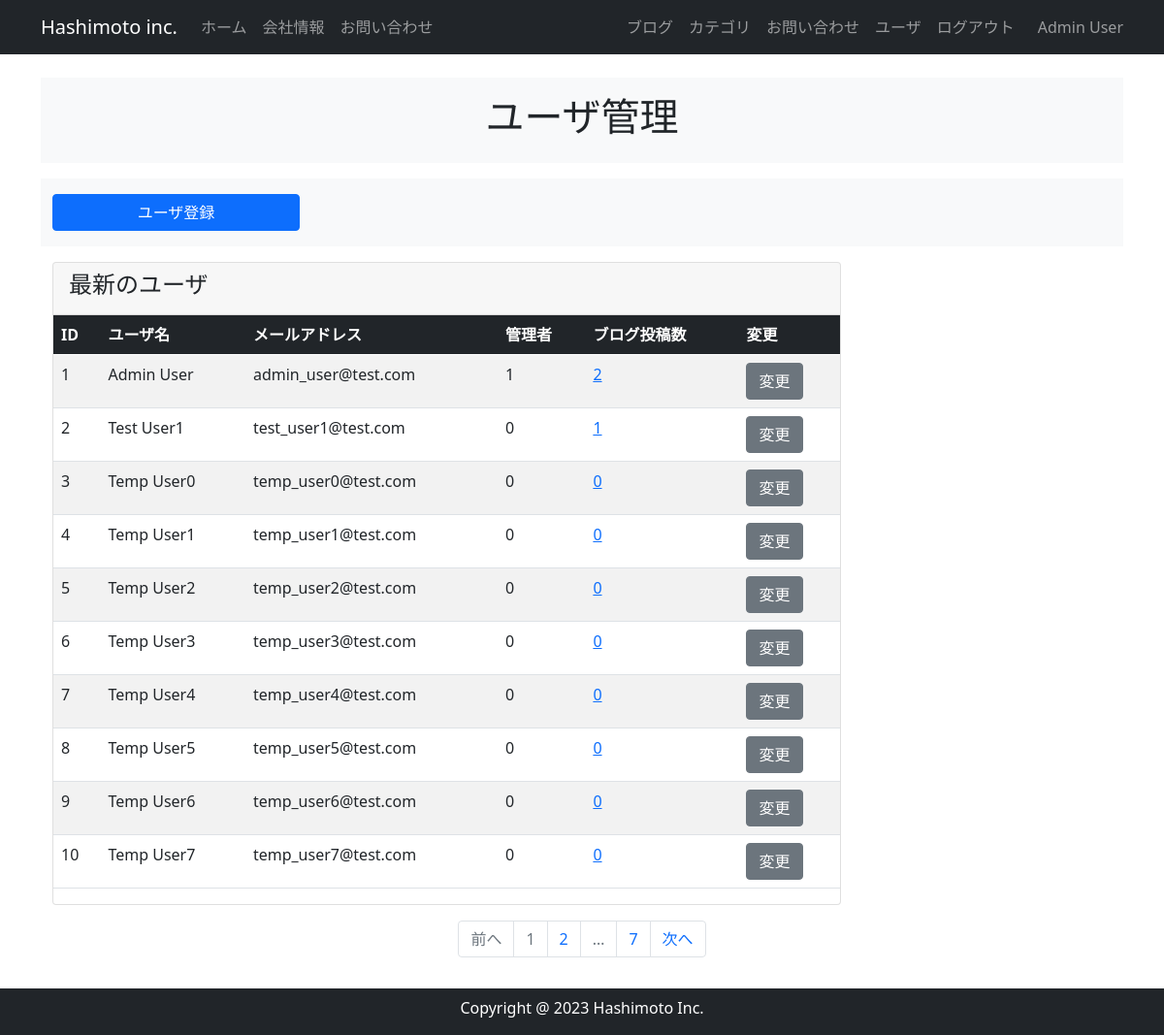
/user_maintenance (signed in), run on the app's committed database.
### company_blog/models.py (models this page shows, shortened)
class User(db.Model, UserMixin):
    __tablename__ = 'users'
    id = db.Column(db.Integer, primary_key = True)
    email = db.Column(db.String(64), unique=True, index=True)
    username = db.Column(db.String(64), unique=True, index=True)
    password_hash = db.Column(db.String(128))
    administrator = db.Column(db.String(1))
    post = db.relationship('BlogPost', backref='author', lazy='dynamic')
    @property
    def password(self):
        raise AttributeError('password is not a readable attribute')
    def is_administrator(self):
        if self.administrator == "1":
            return 1
        else:
            return 0
    def count_posts(self, userid):
        return BlogPost.query.filter_by(user_id=userid).count()

### company_blog/users/views.py (the view)
@users.route('/user_maintenance')
@login_required
def user_maintenance():
    page = request.args.get('page', 1, type=int)
    users = User.query.order_by(User.id).paginate(page=page, per_page=10)
    return render_template('users/user_maintenance.html', users=users)

### company_blog/__init__.py (called while the page is built)
@event.listens_for(Engine, "connect")
def set_sqlite_pragma(dbapi_connection, connection_record):
    cursor = dbapi_connection.cursor()
    cursor.execute("PRAGMA foreign_keys=ON")
    cursor.close()

### company_blog/models.py (called while the page is built)
@login_manager.user_loader
def load_user(user_id):
    return User.query.get(user_id)

### company_blog/templates/users/user_maintenance.html
{% extends "base.html" %}
{% block content %}
    <header id="page-header">
        <div class="container my-3 py-3 bg-light">
            <div class="row">
                <div class="col-md-6 m-auto text-center">
                    <h1>ユーザ管理</h1>
                </div>
            </div>
        </div>
    </header>
    {% if current_user.is_administrator() %}
    <section id="menu">
        <div class="container my-3 py-3 bg-light">
            <div class="row">
                <div class="col-md-3">
                    <a href="{{ url_for('users.register') }}" class="btn btn-primary w-100">
                        ユーザ登録
                    </a>
                </div>
            </div>
        </div>
    </section>
    {% endif %}
    <section id="list">
        <div class="container my-3">
            <div class="row">
                <div class="col-md-9">
                    <div class="card">
                        <div class="card-header">
                            <h4>最新のユーザ</h4>
                        </div>
                        <table class="table table-striped">
                            <thead class="table-dark">
                                <tr>
                                    <th>ID</th>
                                    <th>ユーザ名</th>
                                    <th>メールアドレス</th>
                                    <th>管理者</th>
                                    <th>ブログ投稿数</th>
                                    <th>変更</th>
                                </tr>
                            </thead>
                            <tbody>
                                {% for user in users.items %}
                                <tr>
                                    <td>{{user.id}}</td>
                                    <td>{{ user.username }}</td>
                                    <td>{{ user.email }}</td>
                                    <td>{{ user.administrator }}</td>
                                    <td><a href="{{ url_for('users.user_posts', user_id=user.id) }}">{{ user.count_posts(user.id) }}</a></td>
                                    <td>
                                        {% if current_user.is_administrator() or current_user.id == user.id %}
                                        <a href="{{ url_for('users.account', user_id=user.id) }}" class="btn btn-secondary">変更
                                        </a>
                                        {% endif %}
                                    </td>
                                </tr>
                                {% endfor %}
                            </tbody>
                        </table>
                    </div>
                </div>
            </div>
        </div>
    </section>
    <nav class="my-2" aria-label="Page navigation">
        <ul class="pagination justify-content-center">
          <li {% if users.has_prev %}class="page-item"{% else %}class="page-item disabled"{% endif %}><a class="page-link" href="{% if users.has_prev %}{{ url_for('users.user_maintenance', page=users.prev_num) }}{% else %}#{% endif %}">前へ</a></li>
          {% for page_num in users.iter_pages(left_edge=1, right_edge=1, left_current=1, right_current=2) %}
            {% if page_num %}
                {% if users.page == page_num %}
                    <li class="page-item disabled"><a class="page-link" href="#">{{ page_num }}</a></li>
                {% else %}
                    <li class="page-item"><a class="page-link" href="{{ url_for('users.user_maintenance', page=page_num) }}">{{ page_num }}</a></li>
                {% endif %}
            {% else %}
                <li class="page-item disabled"><a class="page-link" href="#">&hellip;</a></li>
            {% endif %}
          {% endfor %}
          <li {% if users.has_next %}class="page-item"{% else %}class="page-item disabled"{% endif %}><a class="page-link" href="{% if users.has_next %}{{ url_for('users.user_maintenance', page=users.next_num) }}{% else %}#{% endif %}">次へ</a></li>
        </ul>
      </nav>
{% endblock %}

### company_blog/templates/base.html (shortened to what this page needs)
<!DOCTYPE html>
<html lang="en">
<head>
    <link href="https://cdn.jsdelivr.net/npm/bootstrap@5.0.2/dist/css/bootstrap.min.css" rel="stylesheet">
</head>
<body>
    <nav class="navbar navbar-expand-lg navbar-dark bg-dark fixed-top">
        <div class="container">
          <a class="navbar-brand" href="{{ url_for('main.index') }}">Hashimoto inc.</a>
          <div class="collapse navbar-collapse" id="navbarSupportedContent">
            <ul class="navbar-nav">
              <li class="nav-item">
                <a class="nav-link" href="{{ url_for('main.index') }}">ホーム</a>
              </li>
              <li class="nav-item">
                <a class="nav-link" href="#">会社情報</a>
              </li>
              <li class="nav-item">
                <a class="nav-link" href="#">お問い合わせ</a>
              </li>
            </ul>
            <ul class="navbar-nav ms-auto">
                <li class="nav-item">
                  <a class="nav-link" href="{{ url_for('main.blog_maintenance') }}">ブログ</a>
                </li>
                <li class="nav-item">
                  <a class="nav-link" href="{{ url_for('main.category_maintenance') }}">カテゴリ</a>
                </li>
                <li class="nav-item">
                  <a class="nav-link" href="#">お問い合わせ</a>
                </li>
                                <li class="nav-item">
                  <a class="nav-link" href="{{url_for('users.user_maintenance')}}">ユーザ</a>
                </li>
                {% if current_user.is_authenticated %}
                <li class="nav-item">
                  <a class="nav-link" href="{{ url_for('users.logout') }}">ログアウト</a>
                </li>
                <span class="navbar-text ms-3">
                    {{ current_user.username}}
                </span>
                {% endif %}
            </ul>
          </div>
        </div>
      </nav>
      {% from "_formhelpers.html" import render_field %}
      <div class="container" style="padding-top: 4rem; padding-bottom:4rem">
        {% block content %}
        {% endblock %}
      </div>
      <footer id="footer" class="footer text-center pt-2 bg-dark fixed-bottom">
        <div class="container">
            <div class="row">
                <div class="col text-white">
                    <p>Copyright @ 2023 Hashimoto Inc.</p>
                </div>
            </div>
        </div>
      </footer>
</body>
</html>

### data on the page
User: username "Admin User", id "1", email "admin_user@test.com", administrator "1", count_posts "2"
User: id "2", username "Test User1", email "test_user1@test.com", administrator "0", count_posts "1"
User: id "3", username "Temp User0", email "temp_user0@test.com", administrator "0", count_posts "0"
User: id "4", username "Temp User1", email "temp_user1@test.com", administrator "0", count_posts "0"
User: id "5", username "Temp User2", email "temp_user2@test.com", administrator "0", count_posts "0"
User: id "6", username "Temp User3", email "temp_user3@test.com", administrator "0", count_posts "0"
User: id "7", username "Temp User4", email "temp_user4@test.com", administrator "0", count_posts "0"
User: id "8", username "Temp User5", email "temp_user5@test.com", administrator "0", count_posts "0"
User: id "9", username "Temp User6", email "temp_user6@test.com", administrator "0", count_posts "0"
User: id "10", username "Temp User7", email "temp_user7@test.com", administrator "0", count_posts "0"

### other printed values
{{ page_num }} "1"
{{ page_num }} "2" "7"
